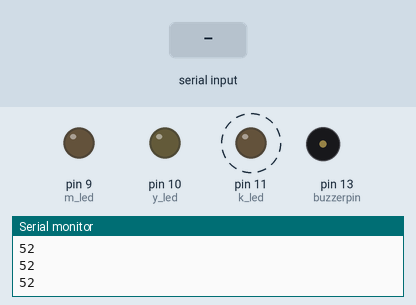
The sketch below on a simulated Arduino Uno, built with avr-gcc and run on an emulated ATmega328P. Shown: output pins drawn as LEDs (lit = HIGH), buzzer (waves = sounding, pin HIGH), the last lines printed to the serial monitor. Dashed ring = blinking. The test bench sets the inputs (shaded band).

Above: at 2.5 s.
2.6 s: "90,45\n" received over the second serial link
At 3.3 s:
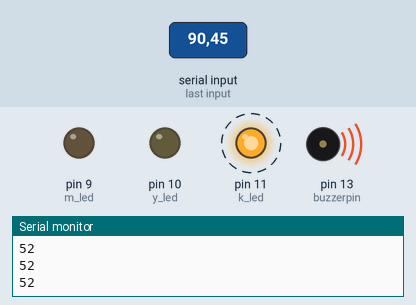
5.9 s: "30,150\n" received over the second serial link
At 9.0 s:
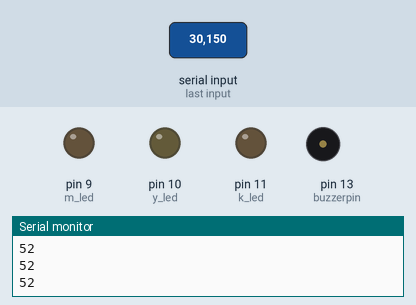
Timing chart, 0 to 18.5 s (numbered marks = the images above; inputs shaded):
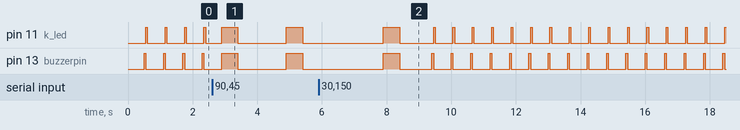

Measured:
- after the input at 2.6 s, pin 11 (k_led): alternates HIGH for 0.50 s and LOW for 1.5 s, starting after 0.30 s; pin 13 (buzzerpin): HIGH → LOW after 0.80 s, → HIGH 1.5 s later, → LOW 0.50 s later
- by itself, pin 11 (k_led), pin 13 (buzzerpin): alternates HIGH for 0.05 s and LOW for 0.55 s

The sketch:

sketch_jan16a.ino
```cpp
#include <SoftwareSerial.h>
SoftwareSerial xbee(2, 3);  // RX, TX
int esik = '4';
int buzzerpin = 13;
int data;
//led
int k_led = 11;
int y_led = 10;
int m_led = 9;


void setup() {
  // put your setup code here, to run once:
  xbee.begin(57600);
  Serial.begin(9600);
  pinMode(buzzerpin, OUTPUT);
  //led pin mode
  pinMode(k_led, OUTPUT);
  pinMode(y_led, OUTPUT);
  pinMode(m_led, OUTPUT);
}

//Alıcı Devre Buzzerlı olan
void loop() {
  // put your main code here, to run repeatedly:
  delay(500);
  data = -1;

  if (xbee.available()) {
    data = xbee.read() - 48;  // 0 degeri ascii de 48 e eşit
    if (Serial.available()) {
      esik = Serial.read();
      if (data > esik - 48) {
        digitalWrite(buzzerpin, HIGH);
        digitalWrite(k_led, HIGH);
        digitalWrite(y_led, LOW);
        digitalWrite(m_led, LOW);
      } else {
        if (esik == 48) {  //mavi 0
          digitalWrite(m_led, HIGH);
          digitalWrite(y_led, LOW);
          digitalWrite(k_led, LOW);
        }
        else if (esik == 49) {  //yeşil 1
          digitalWrite(y_led, HIGH);
          digitalWrite(m_led, LOW);
          digitalWrite(k_led, LOW);
        }
        else if (esik == 50) {  //sönük 2 default 400-600 arası
          digitalWrite(y_led, LOW);
          digitalWrite(m_led, LOW);
          digitalWrite(k_led, LOW);
        }
        else if (esik == 51) {  //mor 3
          digitalWrite(y_led, LOW);
          digitalWrite(m_led, HIGH);
          digitalWrite(k_led, HIGH);
        }
        else if (esik == 52) {  //sarı 4
          digitalWrite(y_led, HIGH);
          digitalWrite(m_led, LOW);
          digitalWrite(k_led, HIGH);
        }
        else {                  //Beyaz 5
          digitalWrite(y_led, HIGH);
          digitalWrite(m_led, HIGH);
          digitalWrite(k_led, HIGH);
        }
      }
    } else {
      if (data > esik - 48) {
        digitalWrite(buzzerpin, HIGH);
        digitalWrite(k_led, HIGH);
        digitalWrite(y_led, LOW);
        digitalWrite(m_led, LOW);
      } else {
        digitalWrite(buzzerpin, LOW);
        digitalWrite(y_led, LOW);
        digitalWrite(m_led, LOW);
        digitalWrite(k_led, LOW);
      }
    }
  } else if (data = -1) {
    digitalWrite(buzzerpin, HIGH);
    delay(50);
    digitalWrite(buzzerpin, LOW);
    digitalWrite(k_led, HIGH);
    digitalWrite(y_led, LOW);
    digitalWrite(m_led, LOW);
    delay(50);
    digitalWrite(k_led, LOW);
  }
  Serial.println(esik);
  //Serial.println(data);
}
```
